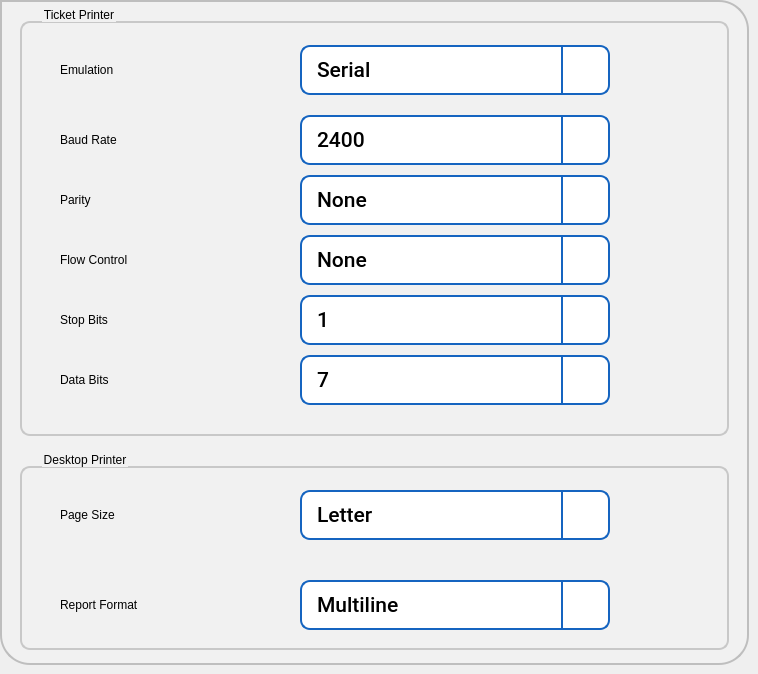
     <widget class="QWidget" name="tabPrinter">
      <attribute name="title">
       <string>Printer</string>
      </attribute>
      <widget class="QFrame" name="frame_11">
       <property name="geometry">
        <rect>
         <x>0</x>
         <y>0</y>
         <width>749</width>
         <height>665</height>
        </rect>
       </property>
       <property name="styleSheet">
        <string notr="true">background-color: rgb(241, 241, 241);
	 border: 2px solid #C4C4C3;
    border-bottom-color: #C2C7CB; /* same as the pane color */
    border-bottom-left-radius: 30px;
border-bottom-right-radius: 30px;
    border-top-right-radius: 30px;
color: rgb(0, 0, 0);
font: 75 16pt &quot;Roboto Medium&quot;;
border-color:  rgb(190, 190, 190);



</string>
       </property>
       <property name="frameShape">
        <enum>QFrame::StyledPanel</enum>
       </property>
       <property name="frameShadow">
        <enum>QFrame::Raised</enum>
       </property>
       <widget class="QGroupBox" name="groupBox_5">
        <property name="geometry">
         <rect>
          <x>20</x>
          <y>5</y>
          <width>709</width>
          <height>431</height>
         </rect>
        </property>
        <property name="styleSheet">
         <string notr="true">QGroupBox {
    border: 2px solid  rgb(200, 200, 200);
    border-radius: 10px;
    margin-top: 16px; /* leave space at the top for the title */
    padding : 0px;

}

QGroupBox::title {
    subcontrol-origin: padding;
    subcontrol-position: top left ; /* position at the top center */
    left : 20px;
    top : -15px;
}</string>
        </property>
        <property name="title">
         <string>Ticket Printer</string>
        </property>
        <widget class="QComboBox" name="cbBaud">
         <property name="geometry">
          <rect>
           <x>280</x>
           <y>110</y>
           <width>310</width>
           <height>50</height>
          </rect>
         </property>
         <property name="font">
          <font>
           <family>Roboto Medium</family>
           <pointsize>16</pointsize>
           <weight>9</weight>
           <italic>false</italic>
           <bold>false</bold>
          </font>
         </property>
         <property name="focusPolicy">
          <enum>Qt::ClickFocus</enum>
         </property>
         <property name="styleSheet">
          <string notr="true">QComboBox {
   border: 2px solid  rgb(21, 100, 192);
   border-radius: 10px;
   padding: 1px 18px 1px 3px;
   background-color: rgb(255, 255, 255);
   color: rgb(0, 0, 0);
   font: 75 16pt &quot;Roboto Medium&quot;;
   padding-left: 15px;
}

QComboBox:on {
    padding-top: 3px;
    padding-left: 15px;
}

QComboBox::drop-down {
    subcontrol-origin: padding;
    subcontrol-position: top right;
    width: 45px;
    border-left-width: 2px;
    border-left-color: darkgray;
    border-left-style: solid;
    border-top-right-radius: 3px;
    border-bottom-right-radius: 3px;
    border-color: rgb(21, 100, 192);
}

QComboBox::down-arrow {
	image: url(:/images/icons/downarrow.png);
}

QComboBox::down-arrow:on {
    top: 1px;
    left: 1px;
}

QComboBox QAbstractItemView {
   border: 2px solid rgb(21, 100, 192);
   font: 75 16pt &quot;Roboto Medium&quot;;
   border-radius: 5px;
   background-color: rgb(255, 255, 255);
   selection-background-color:  rgb(21, 100, 192);
   selection-color: rgb(255, 255, 255);
}

/*  vertical */
QScrollBar:vertical {
     border: 0px solid  rgb(21, 100, 192);
     background:  rgb(230,230,230);
     width: 42px;
	 margin: 45px 0 45px 0;
     border-left: 2px solid  rgb(182, 182, 182);
     border-radius: 0px;
 }

 QScrollBar::handle:vertical {
     background:  rgb(182, 182, 182);
     min-height: 20px;
 }

 QScrollBar::add-line:vertical {
     border: 0px solid grey;
     background:  rgb(230,230,230);
     height: 45px;
     subcontrol-position: bottom;
     subcontrol-origin: margin;
 }

 QScrollBar::sub-line:vertical {
     border: 0px solid grey;
     background:  rgb(230,230,230);
     height: 45px;
     subcontrol-position: top;
     subcontrol-origin: margin;
 }

 QScrollBar::up-arrow:vertical {
     width: 42px;
     height: 45px;
     background-image: url(:/images/icons/cuparrow.png);
}

QScrollBar::down-arrow:vertical {
     width: 42px;
      height: 45px;
      background-image: url(:/images/icons/cdownarrow.png);
 }

 QScrollBar::add-page:vertical, QScrollBar::sub-page:vertical {
      background: none;
 }
</string>
         </property>
         <property name="frame">
          <bool>true</bool>
         </property>
         <item>
          <property name="text">
           <string>2400</string>
          </property>
         </item>
         <item>
          <property name="text">
           <string>4800</string>
          </property>
         </item>
         <item>
          <property name="text">
           <string>9600</string>
          </property>
         </item>
         <item>
          <property name="text">
           <string>19200</string>
          </property>
         </item>
        </widget>
        <widget class="QLabel" name="label_3">
         <property name="geometry">
          <rect>
           <x>40</x>
           <y>40</y>
           <width>181</width>
           <height>50</height>
          </rect>
         </property>
         <property name="styleSheet">
          <string notr="true">border-width: 0px;</string>
         </property>
         <property name="text">
          <string>Emulation</string>
         </property>
        </widget>
        <widget class="QLabel" name="label_12">
         <property name="geometry">
          <rect>
           <x>40</x>
           <y>110</y>
           <width>181</width>
           <height>50</height>
          </rect>
         </property>
         <property name="styleSheet">
          <string notr="true">border-width: 0px;</string>
         </property>
         <property name="text">
          <string>Baud Rate</string>
         </property>
        </widget>
        <widget class="QComboBox" name="cbEmulation">
         <property name="geometry">
          <rect>
           <x>280</x>
           <y>40</y>
           <width>310</width>
           <height>50</height>
          </rect>
         </property>
         <property name="font">
          <font>
           <family>Roboto Medium</family>
           <pointsize>16</pointsize>
           <weight>9</weight>
           <italic>false</italic>
           <bold>false</bold>
          </font>
         </property>
         <property name="focusPolicy">
          <enum>Qt::ClickFocus</enum>
         </property>
         <property name="styleSheet">
          <string notr="true">QComboBox {
   border: 2px solid  rgb(21, 100, 192);
   border-radius: 10px;
   padding: 1px 18px 1px 3px;
   background-color: rgb(255, 255, 255);
   color: rgb(0, 0, 0);
   font: 75 16pt &quot;Roboto Medium&quot;;
   padding-left: 15px;
}

QComboBox:on {
    padding-top: 3px;
    padding-left: 15px;
}

QComboBox::drop-down {
    subcontrol-origin: padding;
    subcontrol-position: top right;
    width: 45px;
    border-left-width: 2px;
    border-left-color: darkgray;
    border-left-style: solid;
    border-top-right-radius: 3px;
    border-bottom-right-radius: 3px;
    border-color: rgb(21, 100, 192);
}

QComboBox::down-arrow {
	image: url(:/images/icons/downarrow.png);
}

QComboBox::down-arrow:on {
    top: 1px;
    left: 1px;
}

QComboBox QAbstractItemView {
   border: 2px solid rgb(21, 100, 192);
   font: 75 16pt &quot;Roboto Medium&quot;;
   border-radius: 5px;
   background-color: rgb(255, 255, 255);
   selection-background-color:  rgb(21, 100, 192);
   selection-color: rgb(255, 255, 255);
}

/*  vertical */
QScrollBar:vertical {
     border: 0px solid  rgb(21, 100, 192);
     background:  rgb(230,230,230);
     width: 42px;
	 margin: 45px 0 45px 0;
     border-left: 2px solid  rgb(182, 182, 182);
     border-radius: 0px;
 }

 QScrollBar::handle:vertical {
     background:  rgb(182, 182, 182);
     min-height: 20px;
 }

 QScrollBar::add-line:vertical {
     border: 0px solid grey;
     background:  rgb(230,230,230);
     height: 45px;
     subcontrol-position: bottom;
     subcontrol-origin: margin;
 }

 QScrollBar::sub-line:vertical {
     border: 0px solid grey;
     background:  rgb(230,230,230);
     height: 45px;
     subcontrol-position: top;
     subcontrol-origin: margin;
 }

 QScrollBar::up-arrow:vertical {
     width: 42px;
     height: 45px;
     background-image: url(:/images/icons/cuparrow.png);
}

QScrollBar::down-arrow:vertical {
     width: 42px;
      height: 45px;
      background-image: url(:/images/icons/cdownarrow.png);
 }

 QScrollBar::add-page:vertical, QScrollBar::sub-page:vertical {
      background: none;
 }
</string>
         </property>
         <property name="frame">
          <bool>true</bool>
         </property>
         <item>
          <property name="text">
           <string>Serial</string>
          </property>
         </item>
         <item>
          <property name="text">
           <string>USB</string>
          </property>
         </item>
        </widget>
        <widget class="QComboBox" name="cbStop">
         <property name="geometry">
          <rect>
           <x>280</x>
           <y>290</y>
           <width>310</width>
           <height>50</height>
          </rect>
         </property>
         <property name="font">
          <font>
           <family>Roboto Medium</family>
           <pointsize>16</pointsize>
           <weight>9</weight>
           <italic>false</italic>
           <bold>false</bold>
          </font>
         </property>
         <property name="focusPolicy">
          <enum>Qt::ClickFocus</enum>
         </property>
         <property name="styleSheet">
          <string notr="true">QComboBox {
   border: 2px solid  rgb(21, 100, 192);
   border-radius: 10px;
   padding: 1px 18px 1px 3px;
   background-color: rgb(255, 255, 255);
   color: rgb(0, 0, 0);
   font: 75 16pt &quot;Roboto Medium&quot;;
   padding-left: 15px;
}

QComboBox:on {
    padding-top: 3px;
    padding-left: 15px;
}

QComboBox::drop-down {
    subcontrol-origin: padding;
    subcontrol-position: top right;
    width: 45px;
    border-left-width: 2px;
    border-left-color: darkgray;
    border-left-style: solid;
    border-top-right-radius: 3px;
    border-bottom-right-radius: 3px;
    border-color: rgb(21, 100, 192);
}

QComboBox::down-arrow {
	image: url(:/images/icons/downarrow.png);
}

QComboBox::down-arrow:on {
    top: 1px;
    left: 1px;
}

QComboBox QAbstractItemView {
   border: 2px solid rgb(21, 100, 192);
   font: 75 16pt &quot;Roboto Medium&quot;;
   border-radius: 5px;
   background-color: rgb(255, 255, 255);
   selection-background-color:  rgb(21, 100, 192);
   selection-color: rgb(255, 255, 255);
}

/*  vertical */
QScrollBar:vertical {
     border: 0px solid  rgb(21, 100, 192);
     background:  rgb(230,230,230);
     width: 42px;
	 margin: 45px 0 45px 0;
     border-left: 2px solid  rgb(182, 182, 182);
     border-radius: 0px;
 }

 QScrollBar::handle:vertical {
     background:  rgb(182, 182, 182);
     min-height: 20px;
 }

 QScrollBar::add-line:vertical {
     border: 0px solid grey;
     background:  rgb(230,230,230);
     height: 45px;
     subcontrol-position: bottom;
     subcontrol-origin: margin;
 }

 QScrollBar::sub-line:vertical {
     border: 0px solid grey;
     background:  rgb(230,230,230);
     height: 45px;
     subcontrol-position: top;
     subcontrol-origin: margin;
 }

 QScrollBar::up-arrow:vertical {
     width: 42px;
     height: 45px;
     background-image: url(:/images/icons/cuparrow.png);
}

QScrollBar::down-arrow:vertical {
     width: 42px;
      height: 45px;
      background-image: url(:/images/icons/cdownarrow.png);
 }

 QScrollBar::add-page:vertical, QScrollBar::sub-page:vertical {
      background: none;
 }
</string>
         </property>
         <property name="frame">
          <bool>true</bool>
         </property>
         <item>
          <property name="text">
           <string>1</string>
          </property>
         </item>
         <item>
          <property name="text">
           <string>2</string>
          </property>
         </item>
        </widget>
        <widget class="QLabel" name="label_14">
         <property name="geometry">
          <rect>
           <x>40</x>
           <y>290</y>
           <width>141</width>
           <height>50</height>
          </rect>
         </property>
         <property name="styleSheet">
          <string notr="true">border-width: 0px;</string>
         </property>
         <property name="text">
          <string>Stop Bits</string>
         </property>
        </widget>
        <widget class="QComboBox" name="cbData">
         <property name="geometry">
          <rect>
           <x>280</x>
           <y>350</y>
           <width>310</width>
           <height>50</height>
          </rect>
         </property>
         <property name="font">
          <font>
           <family>Roboto Medium</family>
           <pointsize>16</pointsize>
           <weight>9</weight>
           <italic>false</italic>
           <bold>false</bold>
          </font>
         </property>
         <property name="focusPolicy">
          <enum>Qt::ClickFocus</enum>
         </property>
         <property name="styleSheet">
          <string notr="true">QComboBox {
   border: 2px solid  rgb(21, 100, 192);
   border-radius: 10px;
   padding: 1px 18px 1px 3px;
   background-color: rgb(255, 255, 255);
   color: rgb(0, 0, 0);
   font: 75 16pt &quot;Roboto Medium&quot;;
   padding-left: 15px;
}

QComboBox:on {
    padding-top: 3px;
    padding-left: 15px;
}

QComboBox::drop-down {
    subcontrol-origin: padding;
    subcontrol-position: top right;
    width: 45px;
    border-left-width: 2px;
    border-left-color: darkgray;
    border-left-style: solid;
    border-top-right-radius: 3px;
    border-bottom-right-radius: 3px;
    border-color: rgb(21, 100, 192);
}

QComboBox::down-arrow {
	image: url(:/images/icons/downarrow.png);
}

QComboBox::down-arrow:on {
    top: 1px;
    left: 1px;
}

QComboBox QAbstractItemView {
   border: 2px solid rgb(21, 100, 192);
   font: 75 16pt &quot;Roboto Medium&quot;;
   border-radius: 5px;
   background-color: rgb(255, 255, 255);
   selection-background-color:  rgb(21, 100, 192);
   selection-color: rgb(255, 255, 255);
}

/*  vertical */
QScrollBar:vertical {
     border: 0px solid  rgb(21, 100, 192);
     background:  rgb(230,230,230);
     width: 42px;
	 margin: 45px 0 45px 0;
     border-left: 2px solid  rgb(182, 182, 182);
     border-radius: 0px;
 }

 QScrollBar::handle:vertical {
     background:  rgb(182, 182, 182);
     min-height: 20px;
 }

 QScrollBar::add-line:vertical {
     border: 0px solid grey;
     background:  rgb(230,230,230);
     height: 45px;
     subcontrol-position: bottom;
     subcontrol-origin: margin;
 }

 QScrollBar::sub-line:vertical {
     border: 0px solid grey;
     background:  rgb(230,230,230);
     height: 45px;
     subcontrol-position: top;
     subcontrol-origin: margin;
 }

 QScrollBar::up-arrow:vertical {
     width: 42px;
     height: 45px;
     background-image: url(:/images/icons/cuparrow.png);
}

QScrollBar::down-arrow:vertical {
     width: 42px;
      height: 45px;
      background-image: url(:/images/icons/cdownarrow.png);
 }

 QScrollBar::add-page:vertical, QScrollBar::sub-page:vertical {
      background: none;
 }
</string>
         </property>
         <property name="frame">
          <bool>true</bool>
         </property>
         <item>
          <property name="text">
           <string>7</string>
          </property>
         </item>
         <item>
          <property name="text">
           <string>8</string>
          </property>
         </item>
        </widget>
        <widget class="QComboBox" name="cbParity">
         <property name="geometry">
          <rect>
           <x>280</x>
           <y>170</y>
           <width>310</width>
           <height>50</height>
          </rect>
         </property>
         <property name="font">
          <font>
           <family>Roboto Medium</family>
           <pointsize>16</pointsize>
           <weight>9</weight>
           <italic>false</italic>
           <bold>false</bold>
          </font>
         </property>
         <property name="focusPolicy">
          <enum>Qt::ClickFocus</enum>
         </property>
         <property name="styleSheet">
          <string notr="true">QComboBox {
   border: 2px solid  rgb(21, 100, 192);
   border-radius: 10px;
   padding: 1px 18px 1px 3px;
   background-color: rgb(255, 255, 255);
   color: rgb(0, 0, 0);
   font: 75 16pt &quot;Roboto Medium&quot;;
   padding-left: 15px;
}

QComboBox:on {
    padding-top: 3px;
    padding-left: 15px;
}

QComboBox::drop-down {
    subcontrol-origin: padding;
    subcontrol-position: top right;
    width: 45px;
    border-left-width: 2px;
    border-left-color: darkgray;
    border-left-style: solid;
    border-top-right-radius: 3px;
    border-bottom-right-radius: 3px;
    border-color: rgb(21, 100, 192);
}

QComboBox::down-arrow {
	image: url(:/images/icons/downarrow.png);
}

QComboBox::down-arrow:on {
    top: 1px;
    left: 1px;
}

QComboBox QAbstractItemView {
   border: 2px solid rgb(21, 100, 192);
   font: 75 16pt &quot;Roboto Medium&quot;;
   border-radius: 5px;
   background-color: rgb(255, 255, 255);
   selection-background-color:  rgb(21, 100, 192);
   selection-color: rgb(255, 255, 255);
}

/*  vertical */
QScrollBar:vertical {
     border: 0px solid  rgb(21, 100, 192);
     background:  rgb(230,230,230);
     width: 42px;
	 margin: 45px 0 45px 0;
     border-left: 2px solid  rgb(182, 182, 182);
     border-radius: 0px;
 }

 QScrollBar::handle:vertical {
     background:  rgb(182, 182, 182);
     min-height: 20px;
 }

 QScrollBar::add-line:vertical {
     border: 0px solid grey;
     background:  rgb(230,230,230);
     height: 45px;
     subcontrol-position: bottom;
     subcontrol-origin: margin;
 }

 QScrollBar::sub-line:vertical {
     border: 0px solid grey;
     background:  rgb(230,230,230);
     height: 45px;
     subcontrol-position: top;
     subcontrol-origin: margin;
 }

 QScrollBar::up-arrow:vertical {
     width: 42px;
     height: 45px;
     background-image: url(:/images/icons/cuparrow.png);
}

QScrollBar::down-arrow:vertical {
     width: 42px;
      height: 45px;
      background-image: url(:/images/icons/cdownarrow.png);
 }

 QScrollBar::add-page:vertical, QScrollBar::sub-page:vertical {
      background: none;
 }
</string>
         </property>
         <property name="frame">
          <bool>true</bool>
         </property>
         <item>
          <property name="text">
           <string>None</string>
          </property>
         </item>
         <item>
          <property name="text">
           <string>Odd</string>
          </property>
         </item>
         <item>
          <property name="text">
           <string>Even</string>
          </property>
         </item>
        </widget>
        <widget class="QLabel" name="label_13">
         <property name="geometry">
          <rect>
           <x>40</x>
           <y>170</y>
           <width>181</width>
           <height>50</height>
          </rect>
         </property>
         <property name="styleSheet">
          <string notr="true">border-width: 0px;</string>
         </property>
         <property name="text">
          <string>Parity</string>
         </property>
        </widget>
        <widget class="QLabel" name="label_15">
         <property name="geometry">
          <rect>
           <x>40</x>
           <y>350</y>
           <width>181</width>
           <height>50</height>
          </rect>
         </property>
         <property name="styleSheet">
          <string notr="true">border-width: 0px;</string>
         </property>
         <property name="text">
          <string>Data Bits</string>
         </property>
        </widget>
        <widget class="QLabel" name="label_16">
         <property name="geometry">
          <rect>
           <x>40</x>
           <y>230</y>
           <width>181</width>
           <height>50</height>
          </rect>
         </property>
         <property name="styleSheet">
          <string notr="true">border-width: 0px;</string>
         </property>
         <property name="text">
          <string>Flow Control</string>
         </property>
        </widget>
        <widget class="QComboBox" name="cbFlow">
         <property name="geometry">
          <rect>
           <x>280</x>
           <y>230</y>
           <width>310</width>
           <height>50</height>
          </rect>
         </property>
         <property name="font">
          <font>
           <family>Roboto Medium</family>
           <pointsize>16</pointsize>
           <weight>9</weight>
           <italic>false</italic>
           <bold>false</bold>
          </font>
         </property>
         <property name="focusPolicy">
          <enum>Qt::ClickFocus</enum>
         </property>
         <property name="styleSheet">
          <string notr="true">QComboBox {
   border: 2px solid  rgb(21, 100, 192);
   border-radius: 10px;
   padding: 1px 18px 1px 3px;
   background-color: rgb(255, 255, 255);
   color: rgb(0, 0, 0);
   font: 75 16pt &quot;Roboto Medium&quot;;
   padding-left: 15px;
}

QComboBox:on {
    padding-top: 3px;
    padding-left: 15px;
}

QComboBox::drop-down {
    subcontrol-origin: padding;
    subcontrol-position: top right;
    width: 45px;
    border-left-width: 2px;
    border-left-color: darkgray;
    border-left-style: solid;
    border-top-right-radius: 3px;
    border-bottom-right-radius: 3px;
    border-color: rgb(21, 100, 192);
}

QComboBox::down-arrow {
	image: url(:/images/icons/downarrow.png);
}

QComboBox::down-arrow:on {
    top: 1px;
    left: 1px;
}

QComboBox QAbstractItemView {
   border: 2px solid rgb(21, 100, 192);
   font: 75 16pt &quot;Roboto Medium&quot;;
   border-radius: 5px;
   background-color: rgb(255, 255, 255);
   selection-background-color:  rgb(21, 100, 192);
   selection-color: rgb(255, 255, 255);
}

/*  vertical */
QScrollBar:vertical {
     border: 0px solid  rgb(21, 100, 192);
     background:  rgb(230,230,230);
     width: 42px;
	 margin: 45px 0 45px 0;
     border-left: 2px solid  rgb(182, 182, 182);
     border-radius: 0px;
 }

 QScrollBar::handle:vertical {
     background:  rgb(182, 182, 182);
     min-height: 20px;
 }

 QScrollBar::add-line:vertical {
     border: 0px solid grey;
     background:  rgb(230,230,230);
     height: 45px;
     subcontrol-position: bottom;
     subcontrol-origin: margin;
 }

 QScrollBar::sub-line:vertical {
     border: 0px solid grey;
     background:  rgb(230,230,230);
     height: 45px;
     subcontrol-position: top;
     subcontrol-origin: margin;
 }

 QScrollBar::up-arrow:vertical {
     width: 42px;
     height: 45px;
     background-image: url(:/images/icons/cuparrow.png);
}

QScrollBar::down-arrow:vertical {
     width: 42px;
      height: 45px;
      background-image: url(:/images/icons/cdownarrow.png);
 }

 QScrollBar::add-page:vertical, QScrollBar::sub-page:vertical {
      background: none;
 }
</string>
         </property>
         <property name="frame">
          <bool>true</bool>
         </property>
         <item>
          <property name="text">
           <string>None</string>
          </property>
         </item>
         <item>
          <property name="text">
           <string>XON/XOFF</string>
          </property>
         </item>
         <item>
          <property name="text">
           <string>DTR</string>
          </property>
         </item>
        </widget>
       </widget>
       <widget class="QGroupBox" name="groupBox_6">
        <property name="geometry">
         <rect>
          <x>20</x>
          <y>450</y>
          <width>709</width>
          <height>200</height>
         </rect>
        </property>
        <property name="styleSheet">
         <string notr="true">QGroupBox {
    border: 2px solid  rgb(200, 200, 200);
    border-radius: 10px;
    margin-top: 16px; /* leave space at the top for the title */
    padding : 0px;

}

QGroupBox::title {
    subcontrol-origin: padding;
    subcontrol-position: top left ; /* position at the top center */
    left : 20px;
    top : -15px;
}</string>
        </property>
        <property name="title">
         <string>Desktop Printer</string>
        </property>
        <widget class="QComboBox" name="cbData_2">
         <property name="geometry">
          <rect>
           <x>280</x>
           <y>290</y>
           <width>211</width>
           <height>41</height>
          </rect>
         </property>
         <property name="font">
          <font>
           <family>Roboto Medium</family>
           <pointsize>16</pointsize>
           <weight>9</weight>
           <italic>false</italic>
           <bold>false</bold>
          </font>
         </property>
         <property name="styleSheet">
          <string notr="true">QComboBox {
        border: 2px solid white;
        border-radius: 10px;
        padding: 1px 18px 1px 3px;
background-color: rgb(255, 255, 255);
border-color: rgb(21, 100, 192);
color: rgb(0, 0, 0);
font: 75 16pt &quot;Roboto Medium&quot;;
    padding-left: 15px;

}
QComboBox:editable {
        background: white;
}

QComboBox:on { /* shift the text when the popup opens */
    padding-top: 3px;
    padding-left: 15px;
}
QComboBox::drop-down {
    subcontrol-origin: padding;
    subcontrol-position: top right;
    width: 45px;
    border-left-width: 2px;
    border-left-color: darkgray;
    border-left-style: solid; /* just a single line */
    border-top-right-radius: 3px; /* same radius as the QComboBox */
    border-bottom-right-radius: 3px;
    border-color: rgb(21, 100, 192);
 
}
QComboBox::down-arrow {
  /*  image: url(c:/icons/downarrow.png); */
	image: url(:/images/icons/downarrow.png);
}
QComboBox::down-arrow:on { /* shift the arrow when popup is open */ 
    top: 1px;
    left: 1px;
}
QComboBox QAbstractItemView {
border: 2px solid darkgray;
font: 75 16pt &quot;Roboto Medium&quot;;
border-radius: 5px;
background-color: rgb(255, 255, 255);
	
	selection-background-color:  rgb(21, 100, 192);

}</string>
         </property>
         <property name="frame">
          <bool>true</bool>
         </property>
         <item>
          <property name="text">
           <string>5</string>
          </property>
         </item>
         <item>
          <property name="text">
           <string>6</string>
          </property>
         </item>
         <item>
          <property name="text">
           <string>7</string>
          </property>
         </item>
         <item>
          <property name="text">
           <string>8</string>
          </property>
         </item>
        </widget>
        <widget class="QLabel" name="label_21">
         <property name="geometry">
          <rect>
           <x>40</x>
           <y>290</y>
           <width>181</width>
           <height>41</height>
          </rect>
         </property>
         <property name="styleSheet">
          <string notr="true">border-width: 0px;</string>
         </property>
         <property name="text">
          <string>Data Bits</string>
         </property>
        </widget>
        <widget class="QLabel" name="label_17">
         <property name="geometry">
          <rect>
           <x>40</x>
           <y>40</y>
           <width>201</width>
           <height>50</height>
          </rect>
         </property>
         <property name="styleSheet">
          <string notr="true">border-width: 0px;</string>
         </property>
         <property name="text">
          <string>Page Size</string>
         </property>
        </widget>
        <widget class="QComboBox" name="cbPageSize">
         <property name="geometry">
          <rect>
           <x>280</x>
           <y>40</y>
           <width>310</width>
           <height>50</height>
          </rect>
         </property>
         <property name="font">
          <font>
           <family>Roboto Medium</family>
           <pointsize>16</pointsize>
           <weight>9</weight>
           <italic>false</italic>
           <bold>false</bold>
          </font>
         </property>
         <property name="focusPolicy">
          <enum>Qt::ClickFocus</enum>
         </property>
         <property name="styleSheet">
          <string notr="true">QComboBox {
   border: 2px solid  rgb(21, 100, 192);
   border-radius: 10px;
   padding: 1px 18px 1px 3px;
   background-color: rgb(255, 255, 255);
   color: rgb(0, 0, 0);
   font: 75 16pt &quot;Roboto Medium&quot;;
   padding-left: 15px;
}

QComboBox:on {
    padding-top: 3px;
    padding-left: 15px;
}

QComboBox::drop-down {
    subcontrol-origin: padding;
    subcontrol-position: top right;
    width: 45px;
    border-left-width: 2px;
    border-left-color: darkgray;
    border-left-style: solid;
    border-top-right-radius: 3px;
    border-bottom-right-radius: 3px;
    border-color: rgb(21, 100, 192);
}

QComboBox::down-arrow {
	image: url(:/images/icons/downarrow.png);
}

QComboBox::down-arrow:on {
    top: 1px;
    left: 1px;
}

QComboBox QAbstractItemView {
   border: 2px solid rgb(21, 100, 192);
   font: 75 16pt &quot;Roboto Medium&quot;;
   border-radius: 5px;
   background-color: rgb(255, 255, 255);
   selection-background-color:  rgb(21, 100, 192);
   selection-color: rgb(255, 255, 255);
}

/*  vertical */
QScrollBar:vertical {
     border: 0px solid  rgb(21, 100, 192);
     background:  rgb(230,230,230);
     width: 42px;
	 margin: 45px 0 45px 0;
     border-left: 2px solid  rgb(182, 182, 182);
     border-radius: 0px;
 }

 QScrollBar::handle:vertical {
     background:  rgb(182, 182, 182);
     min-height: 20px;
 }

 QScrollBar::add-line:vertical {
     border: 0px solid grey;
     background:  rgb(230,230,230);
     height: 45px;
     subcontrol-position: bottom;
     subcontrol-origin: margin;
 }

 QScrollBar::sub-line:vertical {
     border: 0px solid grey;
     background:  rgb(230,230,230);
     height: 45px;
     subcontrol-position: top;
     subcontrol-origin: margin;
 }

 QScrollBar::up-arrow:vertical {
     width: 42px;
     height: 45px;
     background-image: url(:/images/icons/cuparrow.png);
}

QScrollBar::down-arrow:vertical {
     width: 42px;
      height: 45px;
      background-image: url(:/images/icons/cdownarrow.png);
 }

 QScrollBar::add-page:vertical, QScrollBar::sub-page:vertical {
      background: none;
 }
</string>
         </property>
         <property name="frame">
          <bool>true</bool>
         </property>
         <item>
          <property name="text">
           <string>Letter</string>
          </property>
         </item>
         <item>
          <property name="text">
           <string>A4</string>
          </property>
         </item>
        </widget>
        <widget class="QComboBox" name="cbReportFormat">
         <property name="geometry">
          <rect>
           <x>280</x>
           <y>130</y>
           <width>310</width>
           <height>50</height>
          </rect>
         </property>
         <property name="font">
          <font>
           <family>Roboto Medium</family>
           <pointsize>16</pointsize>
           <weight>9</weight>
           <italic>false</italic>
           <bold>false</bold>
          </font>
         </property>
         <property name="focusPolicy">
          <enum>Qt::ClickFocus</enum>
         </property>
         <property name="styleSheet">
          <string notr="true">QComboBox {
   border: 2px solid  rgb(21, 100, 192);
   border-radius: 10px;
   padding: 1px 18px 1px 3px;
   background-color: rgb(255, 255, 255);
   color: rgb(0, 0, 0);
   font: 75 16pt &quot;Roboto Medium&quot;;
   padding-left: 15px;
}

QComboBox:on {
    padding-top: 3px;
    padding-left: 15px;
}

QComboBox::drop-down {
    subcontrol-origin: padding;
    subcontrol-position: top right;
    width: 45px;
    border-left-width: 2px;
    border-left-color: darkgray;
    border-left-style: solid;
    border-top-right-radius: 3px;
    border-bottom-right-radius: 3px;
    border-color: rgb(21, 100, 192);
}

QComboBox::down-arrow {
	image: url(:/images/icons/downarrow.png);
}

QComboBox::down-arrow:on {
    top: 1px;
    left: 1px;
}

QComboBox QAbstractItemView {
   border: 2px solid rgb(21, 100, 192);
   font: 75 16pt &quot;Roboto Medium&quot;;
   border-radius: 5px;
   background-color: rgb(255, 255, 255);
   selection-background-color:  rgb(21, 100, 192);
   selection-color: rgb(255, 255, 255);
}

/*  vertical */
QScrollBar:vertical {
     border: 0px solid  rgb(21, 100, 192);
     background:  rgb(230,230,230);
     width: 42px;
	 margin: 45px 0 45px 0;
     border-left: 2px solid  rgb(182, 182, 182);
     border-radius: 0px;
 }

 QScrollBar::handle:vertical {
     background:  rgb(182, 182, 182);
     min-height: 20px;
 }

 QScrollBar::add-line:vertical {
     border: 0px solid grey;
     background:  rgb(230,230,230);
     height: 45px;
     subcontrol-position: bottom;
     subcontrol-origin: margin;
 }

 QScrollBar::sub-line:vertical {
     border: 0px solid grey;
     background:  rgb(230,230,230);
     height: 45px;
     subcontrol-position: top;
     subcontrol-origin: margin;
 }

 QScrollBar::up-arrow:vertical {
     width: 42px;
     height: 45px;
     background-image: url(:/images/icons/cuparrow.png);
}

QScrollBar::down-arrow:vertical {
     width: 42px;
      height: 45px;
      background-image: url(:/images/icons/cdownarrow.png);
 }

 QScrollBar::add-page:vertical, QScrollBar::sub-page:vertical {
      background: none;
 }
</string>
         </property>
         <property name="frame">
          <bool>true</bool>
         </property>
         <item>
          <property name="text">
           <string>Multiline</string>
          </property>
         </item>
         <item>
          <property name="text">
           <string>Single</string>
          </property>
         </item>
        </widget>
        <widget class="QLabel" name="label_18">
         <property name="geometry">
          <rect>
           <x>40</x>
           <y>130</y>
           <width>201</width>
           <height>50</height>
          </rect>
         </property>
         <property name="styleSheet">
          <string notr="true">border-width: 0px;</string>
         </property>
         <property name="text">
          <string>Report Format</string>
         </property>
        </widget>
       </widget>
      </widget>
     </widget>
